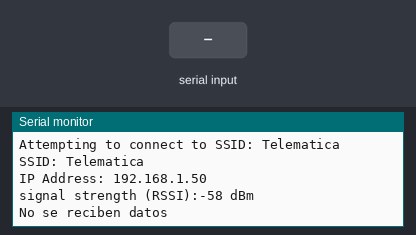
Simulated run of this sketch. Board: Arduino MKR. Shown: the last lines printed to the serial monitor. Inputs (shaded band) come from the test bench. WiFi joins after 1.5 s; servers stay silent unless stated.

Above: at 12.7 s.
12.8 s: "1" received over the second serial link
At 13.66 s:
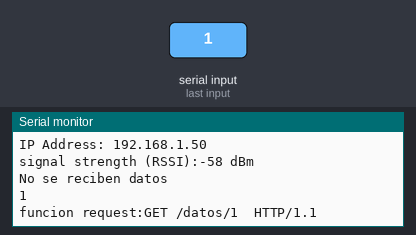
15.3 s: "0" received over the second serial link
At 15.86 s:
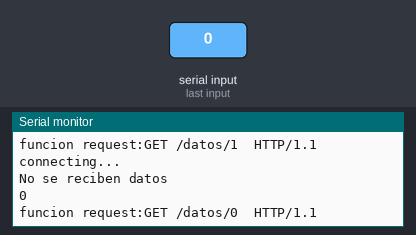
17.8 s: "2" received over the second serial link
At 18.06 s:
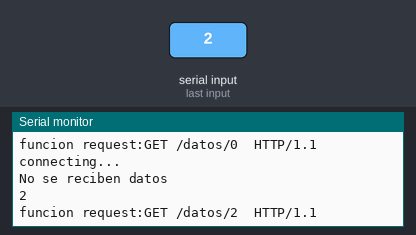

The sketch:

request.ino
```cpp
/*
  Repeating WiFi Web Client

 This sketch connects to a a web server and makes a request
 using an Arduino WiFi shield.

 Circuit:
 * WiFi shield attached to pins SPI pins and pin 7

 created 23 April 2012
 modified 31 May 2012
 by Tom Igoe
 modified 13 Jan 2014
 by Federico Vanzati

 http://arduino.cc/en/Tutorial/WiFiWebClientRepeating
 This code is in the public domain.
 */

#include <SPI.h>
#include <WiFi101.h>

#include "arduino_secrets.h"
///////please enter your sensitive data in the Secret tab/arduino_secrets.h
char ssid[] = SECRET_SSID;        // your network SSID (name)
char pass[] = SECRET_PASS;    // your network password (use for WPA, or use as key for WEP)
int keyIndex = 0;
// your network key Index number (needed only for WEP)
String drecibido = String();

int status = WL_IDLE_STATUS;

// Initialize the WiFi client library
WiFiClient client;

// server address:
//char server[] = "example.org";
IPAddress server(192,168,43,37);

unsigned long lastConnectionTime = 0;            // last time you connected to the server, in milliseconds
const unsigned long postingInterval = 10L * 1000L; // delay between updates, in milliseconds
int x=0, i=0;

void setup() {
  //Initialize serial and wait for port to open:
  Serial.begin(9600);
  Serial1.begin(9600);
  while (!Serial) {
    ; // wait for serial port to connect. Needed for native USB port only
  }

  // check for the presence of the shield:
  if (WiFi.status() == WL_NO_SHIELD) {
    Serial.println("WiFi shield not present");
    // don't continue:
    while (true);
  }

  // attempt to connect to WiFi network:
  while ( status != WL_CONNECTED) {
    Serial.print("Attempting to connect to SSID: ");
    Serial.println(ssid);
    // Connect to WPA/WPA2 network. Change this line if using open or WEP network:
    status = WiFi.begin(ssid, pass);

    // wait 10 seconds for connection:
    delay(10000);
  }
  // you're connected now, so print out the status:
  printWiFiStatus();
}

void loop() {

  if(Serial1.available()>0){
      char c = Serial1.read();
      //Serial.print("se recibe:");
      Serial.println(c);
      httpRequest(c);
   }
   else{
    Serial.println("No se reciben datos");
    delay(2000);
   }


  /*for(i; i<12; i+=4){


    x = i;
    httpRequest(x);
    Serial.println("Enviando");
    delay(5000);
  }
  Serial.println("Nada");
  delay(5000);*/
}

// this method makes a HTTP connection to the server:
void httpRequest( char data ) {
  // close any connection before send a new request.
  // This will free the socket on the WiFi shield
  client.stop();
  //String dato =String(data);
  String x= String("GET /datos/");
  String y = (String)data;
  String z= String("  HTTP/1.1");
  String request = x+y+z;
  Serial.print("funcion request:");
  Serial.println(request);
  // if there's a successful connection:
  if (client.connect(server, 80)) {
    Serial.println("connecting... ");
    // send the HTTP PUT request:
    client.println(request);
    client.println("Connection: close");
    client.println();

    // note the time that the connection was made:
    lastConnectionTime = millis();
  }
  else {
    // if you couldn't make a connection:
    Serial.println("connection failed");
  }


}


void printWiFiStatus() {
  // print the SSID of the network you're attached to:
  Serial.print("SSID: ");
  Serial.println(WiFi.SSID());

  // print your WiFi shield's IP address:
  IPAddress ip = WiFi.localIP();
  Serial.print("IP Address: ");
  Serial.println(ip);

  // print the received signal strength:
  long rssi = WiFi.RSSI();
  Serial.print("signal strength (RSSI):");
  Serial.print(rssi);
  Serial.println(" dBm");
}
```

arduino_secrets.h
```cpp
#define SECRET_SSID "Telematica"
#define SECRET_PASS "Password"
```

Measured:
- after the input at 12.8 s, the serial monitor: prints a new line after 0.70 s (image 1)
- after the input at 15.3 s, the serial monitor: prints a new line after 0.40 s (image 2)
- after the input at 17.8 s, the serial monitor: prints a new line after 0.10 s (image 3)
